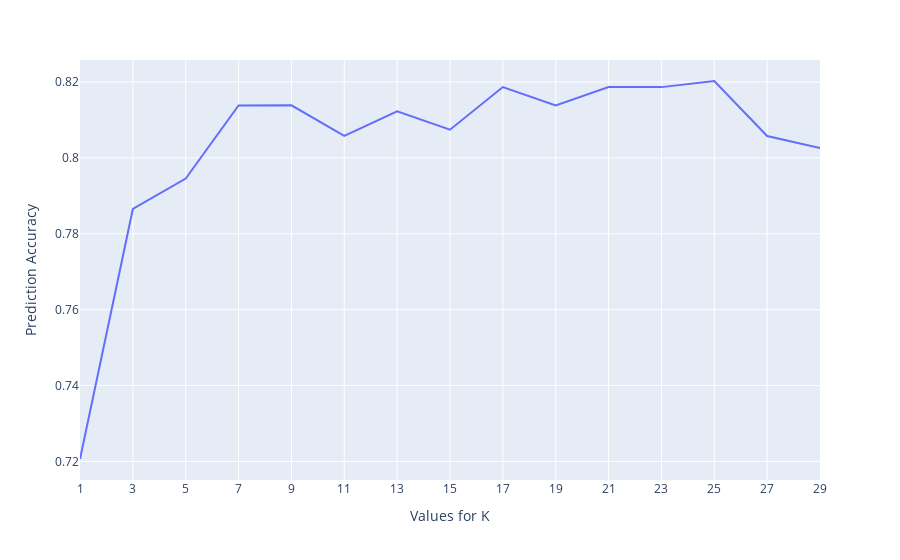

Notebook code for this chart:
### Code cell
accs = [i[0] for i in accuracies_cv]
fig = px.line(x=k_values_cv, y=accs, labels={'x': 'Values for K', 'y': 'Prediction Accuracy'})
fig.update_xaxes(tickmode='array', tickvals=k_values)
fig.show()

### Figure 1 — Plotly figure (JSON) as saved in the notebook; plotly's stock layout.template omitted (floating-point values rounded to 4 significant figures)
{"data": [{"hovertemplate": "Values for K=%{x}<br>Prediction Accuracy=%{y}<extra></extra>", "legendgroup": "", "line": {"color": "#636efa", "dash": "solid"}, "marker": {"symbol": "circle"}, "mode": "lines", "name": "", "orientation": "v", "showlegend": false, "type": "scatter", "x": [1, 3, 5, 7, 9, 11, 13, 15, 17, 19, 21, 23, 25, 27, 29], "xaxis": "x", "y": [0.7206, 0.7865, 0.7945, 0.8138, 0.8138, 0.8058, 0.8122, 0.8074, 0.8187, 0.8138, 0.8186, 0.8186, 0.8203, 0.8058, 0.8026], "yaxis": "y"}], "layout": {"legend": {"tracegroupgap": 0}, "margin": {"t": 60}, "xaxis": {"anchor": "y", "domain": [0, 1], "tickmode": "array", "tickvals": [1, 3, 5, 7, 9, 11, 13, 15, 17, 19, 21, 23, 25, 27, 29], "title": {"text": "Values for K"}}, "yaxis": {"anchor": "x", "domain": [0, 1], "title": {"text": "Prediction Accuracy"}}}}
